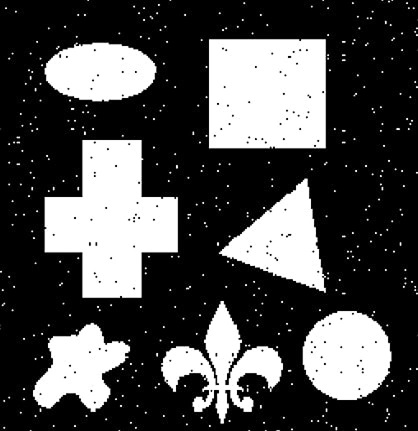
#> input picture 5.2/aa.jpg, 418 x 431 px
$ python holeFilling.py
#> lines starting #> are read from the running program, lines starting #| are printed output that depends on the picture; after the words box and inside, x2 and y2 are one past the last pixel; in counts of white or black regions, pixels touching at a corner belong together
# -*- coding: utf-8 -*-
"""
Created on Tue Jun 28 10:10:18 2022

@author: mthff
"""

import cv2
import matplotlib.pyplot as plt
import numpy as np

point = (0,0)
def click_event(event, x, y, flags, params):
    global point
    # checking for left mouse clicks
    if event == cv2.EVENT_LBUTTONDOWN:

        # displaying the coordinates
        # on the Shell
        print(x, ' ', y)

        # displaying the coordinates
        # on the image window
        font = cv2.FONT_HERSHEY_SIMPLEX
        cv2.putText(img, str(x) + ',' +
                    str(y), (x,y), font,
                    1, (255, 0, 0), 2)
        cv2.imshow('image', img)
        point = (x,y)

    # checking for right mouse clicks
    if event==cv2.EVENT_RBUTTONDOWN:

        # displaying the coordinates
        # on the Shell
        print(x, ' ', y)

        # displaying the coordinates
        # on the image window
        font = cv2.FONT_HERSHEY_SIMPLEX
        b = img[y, x, 0]
        g = img[y, x, 1]
        r = img[y, x, 2]
        cv2.putText(img, str(b) + ',' +
                    str(g) + ',' + str(r),
                    (x,y), font, 1,
                    (255, 255, 0), 2)
        cv2.imshow('image', img)
        point = (x,y)


img = cv2.imread('aa.jpg', 0)
#> img is the input picture: shape (431, 418); min 0, max 255, mean 77.6
img1 = cv2.resize(img, (400, 400), interpolation = cv2.INTER_AREA)
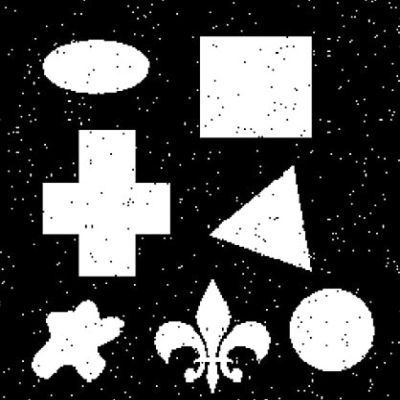
#> img1: shape (400, 400); min 0, max 255, mean 77.6
cv2.imshow('image', img1)
cv2.setMouseCallback('image', click_event)
cv2.waitKey(0)
cv2.destroyAllWindows()

#point = click_event(event, x, y, flags, params)

B = cv2.getStructuringElement(cv2.MORPH_CROSS,(3,3))

plt.title("kernel")
plt.imshow(B, cmap="gray")
plt.show()
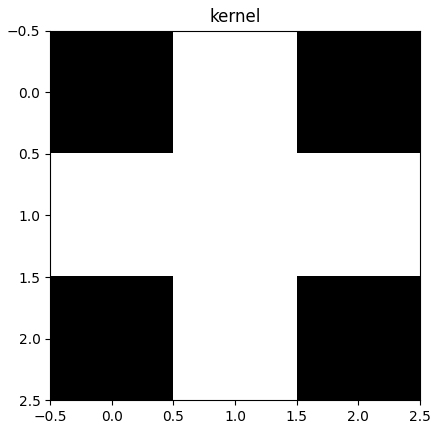
#> figure drawn by matplotlib, 1 panel

A = img1
A = 1.0*(A > 150)
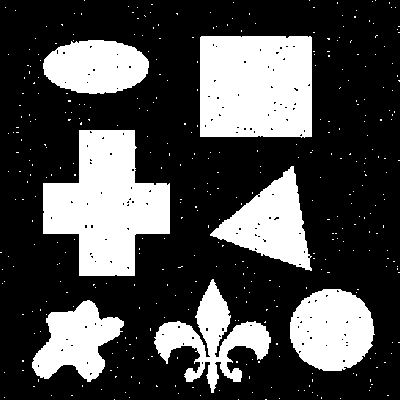
#> A: shape (400, 400) float64; values 0 (black) and 1 (white), 29.7% white; 384 white regions (377 under 20 px), largest, box (x1, y1, x2, y2) and area: (43, 130, 170, 276) 11707, (200, 36, 312, 138) 11196, (290, 289, 375, 371) 5385
plt.title("Input Image")
plt.imshow(A, cmap="gray")
plt.show()


X = np.zeros((A.shape[0],A.shape[0]), 'float64')
X[point[0]  , point[1]] = 255
plt.title("X image")
plt.imshow(X, cmap='gray')

A_C = np.zeros((A.shape[0],A.shape[0]), 'float64')
A_C = 255 - A
plt.title('A_C')
plt.imshow(A_C, cmap="gray")
plt.show()
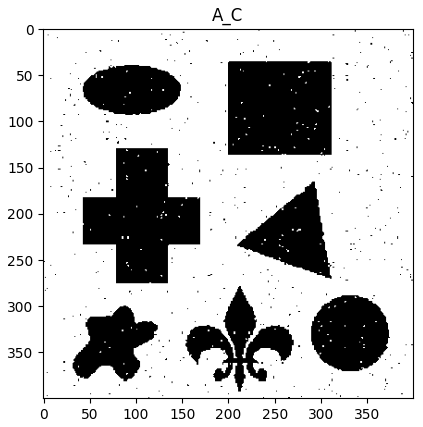
#> figure drawn by matplotlib, 1 panel

Xp = X

#print(A_C)
while(1):

    dia = cv2.dilate(X, B, iterations = 3)
# =============================================================================
#     plt.title('dilation')
#     plt.imshow(dia, cmap = 'gray')
#     plt.show()
#
# =============================================================================
    X = cv2.bitwise_and(dia, A_C)

    if (Xp == X).all():
        break
    Xp = X
#> this loop made 267 passes
#> pass 1, `X = cv2.bitwise_and(dia, A_C)`:
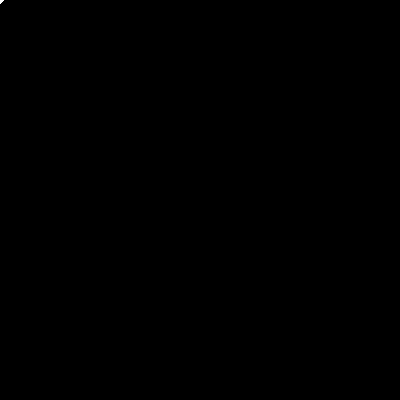
#> X: shape (400, 400) float64; 0.01% white; 1 white region (1 under 20 px)
#> after the loop:
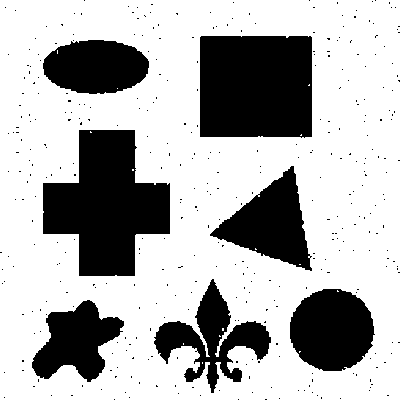
#> X: shape (400, 400) float64; values 254 (black) and 255 (white), 70.1% white; 384 black regions (377 under 20 px), largest, box (x1, y1, x2, y2) and area: (43, 130, 170, 276) 11786, (200, 36, 312, 138) 11295, (290, 289, 375, 371) 5433
#> after the loop:
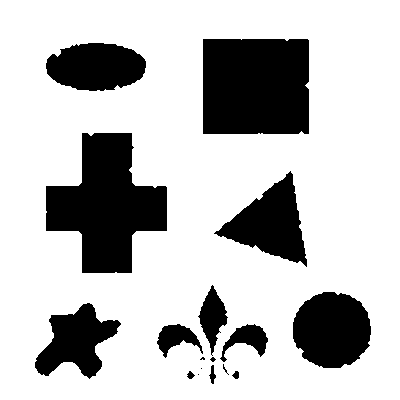
#> dia: shape (400, 400) float64; values 254 (black) and 255 (white), 75.6% white; 17 black regions (5 under 20 px), largest, box (x1, y1, x2, y2) and area: (46, 133, 167, 273) 10192, (203, 39, 309, 134) 10033, (293, 292, 371, 368) 4688
# =============================================================================
#     plt.title('Xp')
#     plt.imshow(Xp, cmap = 'gray')
#     plt.show()
#
# =============================================================================

plt.title('X')
plt.imshow(X, cmap = 'gray')
plt.show()
out =  X.copy()
out = cv2.bitwise_or(out, A)
#out[:,:] = np.where(X[:][:]==255, 0, 255)

plt.title('output')
plt.imshow(out, cmap = 'gray')
plt.show
